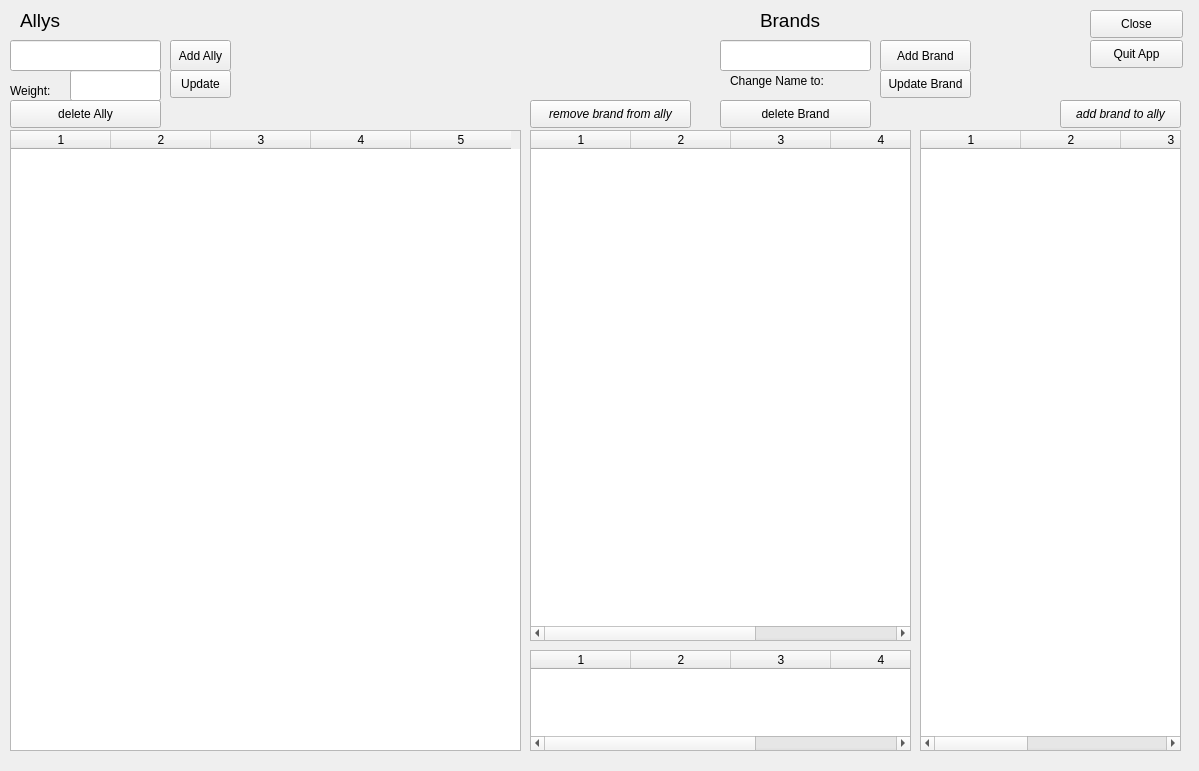
<?xml version="1.0" encoding="UTF-8"?>
<ui version="4.0">
 <class>Form</class>
 <widget class="QWidget" name="Form">
  <property name="geometry">
   <rect>
    <x>0</x>
    <y>0</y>
    <width>1199</width>
    <height>771</height>
   </rect>
  </property>
  <property name="windowTitle">
   <string>Form</string>
  </property>
  <widget class="QPushButton" name="ally_insert_button">
   <property name="geometry">
    <rect>
     <x>170</x>
     <y>40</y>
     <width>61</width>
     <height>31</height>
    </rect>
   </property>
   <property name="text">
    <string>Add Ally</string>
   </property>
  </widget>
  <widget class="QPushButton" name="ally_update_button">
   <property name="geometry">
    <rect>
     <x>170</x>
     <y>70</y>
     <width>61</width>
     <height>28</height>
    </rect>
   </property>
   <property name="text">
    <string>Update</string>
   </property>
  </widget>
  <widget class="QLabel" name="label_3">
   <property name="geometry">
    <rect>
     <x>10</x>
     <y>80</y>
     <width>61</width>
     <height>21</height>
    </rect>
   </property>
   <property name="text">
    <string>Weight:</string>
   </property>
   <property name="wordWrap">
    <bool>true</bool>
   </property>
  </widget>
  <widget class="QPushButton" name="ally_delete_button">
   <property name="geometry">
    <rect>
     <x>10</x>
     <y>100</y>
     <width>151</width>
     <height>28</height>
    </rect>
   </property>
   <property name="text">
    <string>delete Ally</string>
   </property>
  </widget>
  <widget class="QTableWidget" name="ally_table">
   <property name="geometry">
    <rect>
     <x>10</x>
     <y>130</y>
     <width>511</width>
     <height>621</height>
    </rect>
   </property>
   <column>
    <property name="text">
     <string>1</string>
    </property>
   </column>
   <column>
    <property name="text">
     <string>2</string>
    </property>
   </column>
   <column>
    <property name="text">
     <string>3</string>
    </property>
   </column>
   <column>
    <property name="text">
     <string>4</string>
    </property>
   </column>
   <column>
    <property name="text">
     <string>5</string>
    </property>
   </column>
  </widget>
  <widget class="QPushButton" name="close_button">
   <property name="geometry">
    <rect>
     <x>1090</x>
     <y>10</y>
     <width>93</width>
     <height>28</height>
    </rect>
   </property>
   <property name="text">
    <string>Close</string>
   </property>
  </widget>
  <widget class="QPushButton" name="quit_button">
   <property name="geometry">
    <rect>
     <x>1090</x>
     <y>40</y>
     <width>93</width>
     <height>28</height>
    </rect>
   </property>
   <property name="text">
    <string>Quit App</string>
   </property>
  </widget>
  <widget class="QLineEdit" name="ally_name">
   <property name="geometry">
    <rect>
     <x>10</x>
     <y>40</y>
     <width>151</width>
     <height>31</height>
    </rect>
   </property>
  </widget>
  <widget class="QTableWidget" name="brands_in_table">
   <property name="geometry">
    <rect>
     <x>530</x>
     <y>130</y>
     <width>381</width>
     <height>511</height>
    </rect>
   </property>
   <column>
    <property name="text">
     <string>1</string>
    </property>
   </column>
   <column>
    <property name="text">
     <string>2</string>
    </property>
   </column>
   <column>
    <property name="text">
     <string>3</string>
    </property>
   </column>
   <column>
    <property name="text">
     <string>4</string>
    </property>
   </column>
   <column>
    <property name="text">
     <string>5</string>
    </property>
   </column>
  </widget>
  <widget class="QTableWidget" name="brands_out_table">
   <property name="geometry">
    <rect>
     <x>920</x>
     <y>130</y>
     <width>261</width>
     <height>621</height>
    </rect>
   </property>
   <column>
    <property name="text">
     <string>1</string>
    </property>
   </column>
   <column>
    <property name="text">
     <string>2</string>
    </property>
   </column>
   <column>
    <property name="text">
     <string>3</string>
    </property>
   </column>
   <column>
    <property name="text">
     <string>4</string>
    </property>
   </column>
   <column>
    <property name="text">
     <string>5</string>
    </property>
   </column>
  </widget>
  <widget class="QLabel" name="label_4">
   <property name="geometry">
    <rect>
     <x>20</x>
     <y>10</y>
     <width>161</width>
     <height>21</height>
    </rect>
   </property>
   <property name="font">
    <font>
     <pointsize>14</pointsize>
    </font>
   </property>
   <property name="text">
    <string>Allys</string>
   </property>
   <property name="wordWrap">
    <bool>true</bool>
   </property>
  </widget>
  <widget class="QLabel" name="label_5">
   <property name="geometry">
    <rect>
     <x>760</x>
     <y>10</y>
     <width>161</width>
     <height>21</height>
    </rect>
   </property>
   <property name="font">
    <font>
     <pointsize>14</pointsize>
    </font>
   </property>
   <property name="text">
    <string>Brands</string>
   </property>
   <property name="wordWrap">
    <bool>true</bool>
   </property>
  </widget>
  <widget class="QPushButton" name="brand_update_button">
   <property name="geometry">
    <rect>
     <x>880</x>
     <y>70</y>
     <width>91</width>
     <height>28</height>
    </rect>
   </property>
   <property name="text">
    <string>Update Brand</string>
   </property>
  </widget>
  <widget class="QPushButton" name="brand_delete_button">
   <property name="geometry">
    <rect>
     <x>720</x>
     <y>100</y>
     <width>151</width>
     <height>28</height>
    </rect>
   </property>
   <property name="text">
    <string>delete Brand</string>
   </property>
  </widget>
  <widget class="QLabel" name="label_6">
   <property name="geometry">
    <rect>
     <x>730</x>
     <y>70</y>
     <width>161</width>
     <height>21</height>
    </rect>
   </property>
   <property name="text">
    <string>Change Name to:</string>
   </property>
   <property name="wordWrap">
    <bool>true</bool>
   </property>
  </widget>
  <widget class="QPushButton" name="brand_insert_button">
   <property name="geometry">
    <rect>
     <x>880</x>
     <y>40</y>
     <width>91</width>
     <height>31</height>
    </rect>
   </property>
   <property name="text">
    <string>Add Brand</string>
   </property>
  </widget>
  <widget class="QLineEdit" name="brand_name">
   <property name="geometry">
    <rect>
     <x>720</x>
     <y>40</y>
     <width>151</width>
     <height>31</height>
    </rect>
   </property>
  </widget>
  <widget class="QPushButton" name="ally_brand_set_button">
   <property name="geometry">
    <rect>
     <x>1060</x>
     <y>100</y>
     <width>121</width>
     <height>28</height>
    </rect>
   </property>
   <property name="font">
    <font>
     <weight>50</weight>
     <italic>true</italic>
     <bold>false</bold>
    </font>
   </property>
   <property name="text">
    <string>add brand to ally</string>
   </property>
  </widget>
  <widget class="QPushButton" name="ally_brand_del_button">
   <property name="geometry">
    <rect>
     <x>530</x>
     <y>100</y>
     <width>161</width>
     <height>28</height>
    </rect>
   </property>
   <property name="font">
    <font>
     <weight>50</weight>
     <italic>true</italic>
     <bold>false</bold>
    </font>
   </property>
   <property name="text">
    <string>remove brand from ally</string>
   </property>
  </widget>
  <widget class="QTableWidget" name="brands_stan_table">
   <property name="geometry">
    <rect>
     <x>530</x>
     <y>650</y>
     <width>381</width>
     <height>101</height>
    </rect>
   </property>
   <column>
    <property name="text">
     <string>1</string>
    </property>
   </column>
   <column>
    <property name="text">
     <string>2</string>
    </property>
   </column>
   <column>
    <property name="text">
     <string>3</string>
    </property>
   </column>
   <column>
    <property name="text">
     <string>4</string>
    </property>
   </column>
   <column>
    <property name="text">
     <string>5</string>
    </property>
   </column>
  </widget>
  <widget class="QLineEdit" name="ally_weight">
   <property name="geometry">
    <rect>
     <x>70</x>
     <y>70</y>
     <width>91</width>
     <height>31</height>
    </rect>
   </property>
  </widget>
 </widget>
 <resources/>
 <connections/>
</ui>
